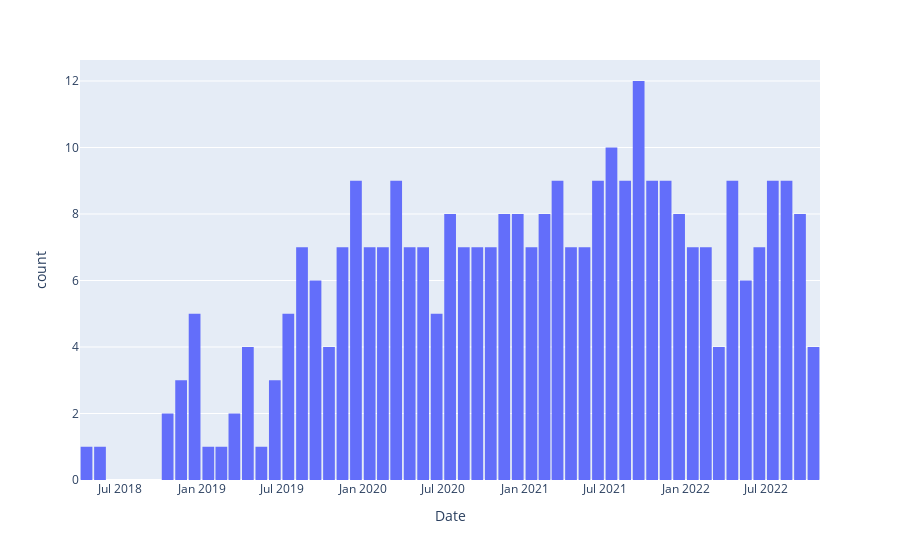

Notebook source saved alongside this figure:
### Code cell
fig5 = px.histogram(lexcast_df, x='Date', nbins=100)
fig5.update_layout(bargap=0.1)
fig5

### Figure 1 — Plotly figure (JSON) as saved in the notebook; plotly's stock layout.template omitted (floating-point values rounded to 4 significant figures; data arrays with more than 128 entries replaced by an {"elided": "..."} marker saying what was removed)
{"data": [{"alignmentgroup": "True", "bingroup": "x", "hovertemplate": "Date=%{x}<br>count=%{y}<extra></extra>", "legendgroup": "", "marker": {"color": "#636efa", "pattern": {"shape": ""}}, "name": "", "nbinsx": 100, "offsetgroup": "", "orientation": "v", "showlegend": false, "type": "histogram", "x": {"elided": "323 str values"}, "xaxis": "x", "yaxis": "y"}], "layout": {"bargap": 0.1, "barmode": "relative", "legend": {"tracegroupgap": 0}, "margin": {"t": 60}, "xaxis": {"anchor": "y", "domain": [0, 1], "title": {"text": "Date"}}, "yaxis": {"anchor": "x", "domain": [0, 1], "title": {"text": "count"}}}}
